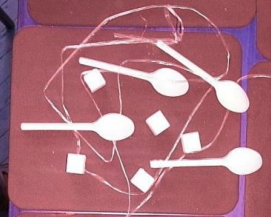
#> input picture Sugar.jpg, 271 x 217 px
$ jupyter execute idzCV2.ipynb
#> lines starting #> are read from the running program, lines starting #| are printed output that depends on the picture; after the words box and inside, x2 and y2 are one past the last pixel; in counts of white or black regions, pixels touching at a corner belong together
[cell 1]
import cv2 as cv
import numpy as np
from matplotlib import pyplot as plt
from PIL import Image, ImageDraw

[cell 2]
pic = cv.imread('Sugar.jpg')
#> pic is the input picture: shape (217, 271, 3); mean B, G, R 121.3, 108.9, 171.7

[cell 3]
plt.imshow(pic)

[cell 4]
img = cv.cvtColor(pic,cv.COLOR_BGR2GRAY)
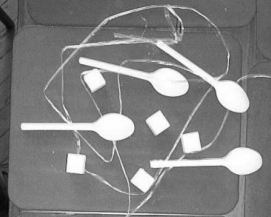
#> img: shape (217, 271); min 8, max 255, mean 129
plt.imshow(img, cmap ="gray")

[cell 5]
for i in range(len(img)):
  for j in range(len(img[i])):
    if(img[i][j]<180):
      img[i][j]=0
    else:
      img[i][j]=255
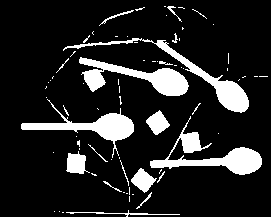
#> img: shape (217, 271); 14% white; 73 white regions (55 under 20 px), largest, box (x1, y1, x2, y2) and area: (150, 116, 262, 175) 1783, (79, 57, 189, 96) 1664, (63, 38, 249, 113) 1538

plt.imshow(img)

[cell 6]
fg = cv.erode(img,None,iterations = 2)
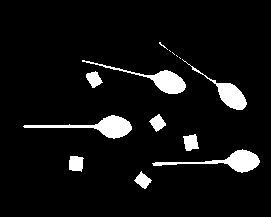
#> fg: shape (217, 271); 6.5% white; 14 white regions (5 under 20 px), largest, box (x1, y1, x2, y2) and area: (23, 115, 132, 139) 818, (152, 149, 260, 173) 765, (82, 60, 186, 94) 723
fg = cv.dilate(fg,None,iterations = 1)
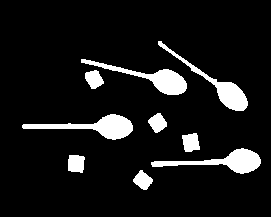
#> fg: shape (217, 271); 9.1% white; 9 white regions

contours1,_ = cv.findContours(fg, cv.RETR_TREE, cv.CHAIN_APPROX_SIMPLE)
#> contours1 = 9 contours; largest, box (x1, y1, x2, y2) and area: (22, 114, 133, 140) 974, (151, 148, 261, 174) 924, (81, 59, 187, 95) 900, (158, 41, 248, 111) 851, (182, 133, 200, 152) 234

[cell 7]
imgCopy = pic.copy()
sugar = 0
spoon = 0
for i in range(len(contours1)):
  if (len(contours1[i])<36):
    cv.drawContours(imgCopy, contours1, i, (0,0,255), 1)
    sugar+=1
  else:
    cv.drawContours(imgCopy, contours1, i, (255,0,0), 1)
    spoon+=1
#> this loop made 9 passes
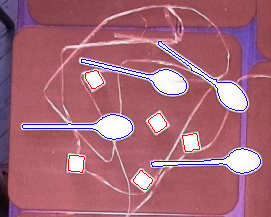
#> imgCopy: shape (217, 271, 3); 1.96% of pixels changed, all inside (x1, y1, x2, y2) = (22, 41, 261, 190)
#> after the loop, spoon = 4; sugar = 5

plt.imshow(imgCopy)
print(' Сахар:',sugar,'\n','Ложки:',spoon)
#|  Сахар: 5
#|  Ложки: 4

[cell 8]
#Еще один вариант как сделать))))

[cell 9]
len(contours1[6])
#> Out = 33

[cell 10]
fg1 = cv.erode(fg, None, iterations = 7)
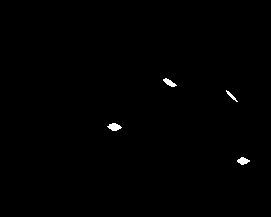
#> fg1: shape (217, 271); 0.41% white; 4 white regions, box (x1, y1, x2, y2) and area: (107, 123, 122, 131) 77, (237, 157, 250, 165) 65, (163, 78, 177, 87) 62, (226, 90, 238, 102) 38
fg1 = cv.dilate(fg1, None, iterations = 1)
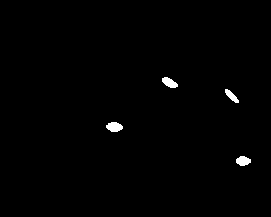
#> fg1: shape (217, 271); 0.75% white; 4 white regions
plt.imshow(fg1)

[cell 11]
contours,_ = cv.findContours(fg1, cv.RETR_TREE, cv.CHAIN_APPROX_SIMPLE)
#> contours = 4 contours; box (x1, y1, x2, y2) and area: (106, 122, 123, 132) 108, (162, 77, 178, 88) 94, (236, 156, 251, 166) 93, (225, 89, 239, 103) 72
len(contours)
#> Out = 4

[cell 12]
print(' Сахар:',len(contours1)-len(contours),'\n','Ложки:',len(contours))
#|  Сахар: 5
#|  Ложки: 4

[cell 13]
fgS = cv.erode(fg,None,iterations = 1)
fgB = cv.dilate(fg,None, iterations = 1)
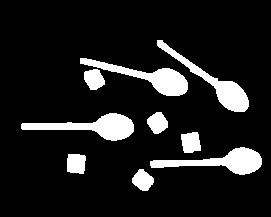
#> fgB: shape (217, 271); 11.8% white; 9 white regions, largest, box (x1, y1, x2, y2) and area: (21, 113, 134, 141) 1370, (150, 147, 262, 175) 1321, (80, 58, 188, 96) 1311
newImg = cv.cvtColor(pic,cv.COLOR_BGR2GRAY)
for i in range(len(fgB)):
  for j in range(len(fgB[i])):
    if(fgB[i][j]!=fgS[i][j]):
      newImg[i][j]=0;
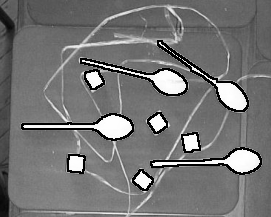
#> newImg: shape (217, 271); 5.26% of pixels changed, all inside (x1, y1, x2, y2) = (21, 40, 262, 191)
